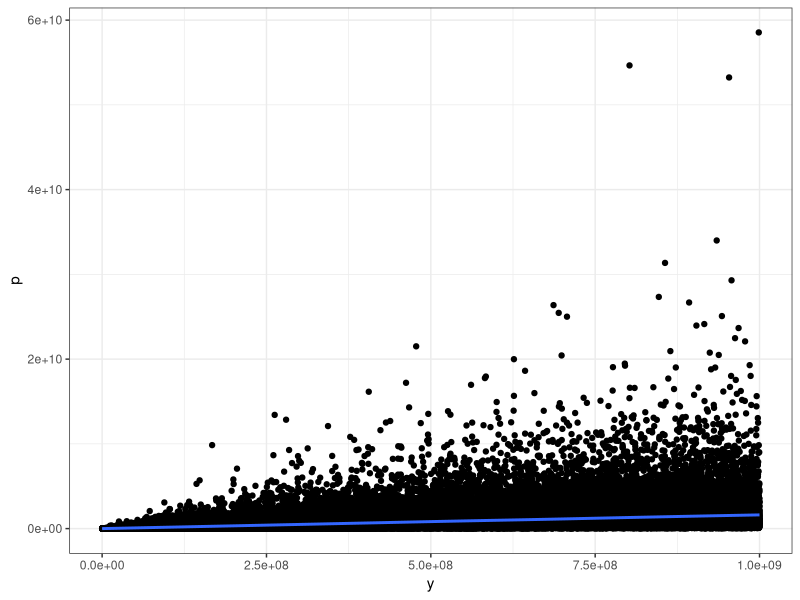
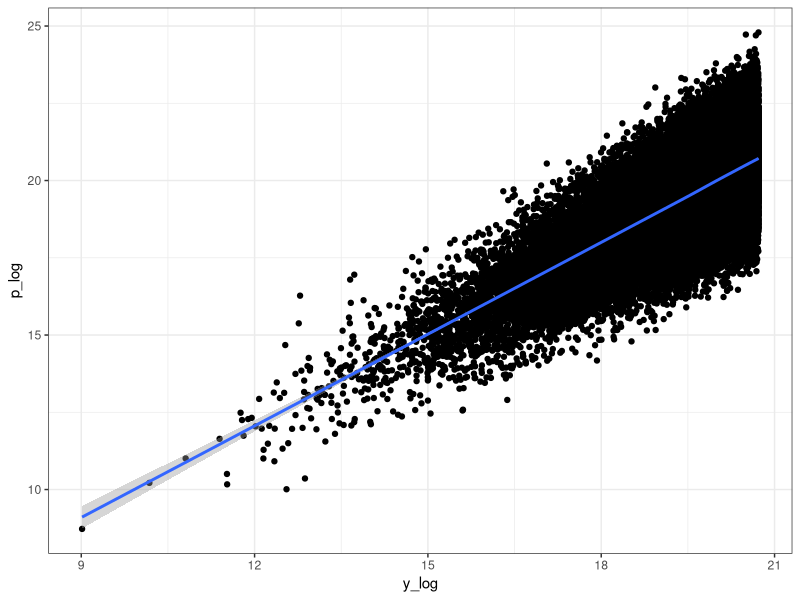

The R source for these figures, in order:
library(ggplot2)
set.seed(42)
N <- 1e5
y <- runif(N, 0, 1e9)
y_log <- log1p(y)
p_log <- y_log + rnorm(N, 0, 1)
p <- expm1(p_log)
dat <- data.frame(y, y_log, p_log, p)
ggplot(dat, aes(x=y, y=p)) + geom_point() + geom_smooth() + theme_bw() + coord_cartesian()
ggplot(dat, aes(x=y_log, y=p_log)) + geom_point() + geom_smooth() + theme_bw() + coord_cartesian()
